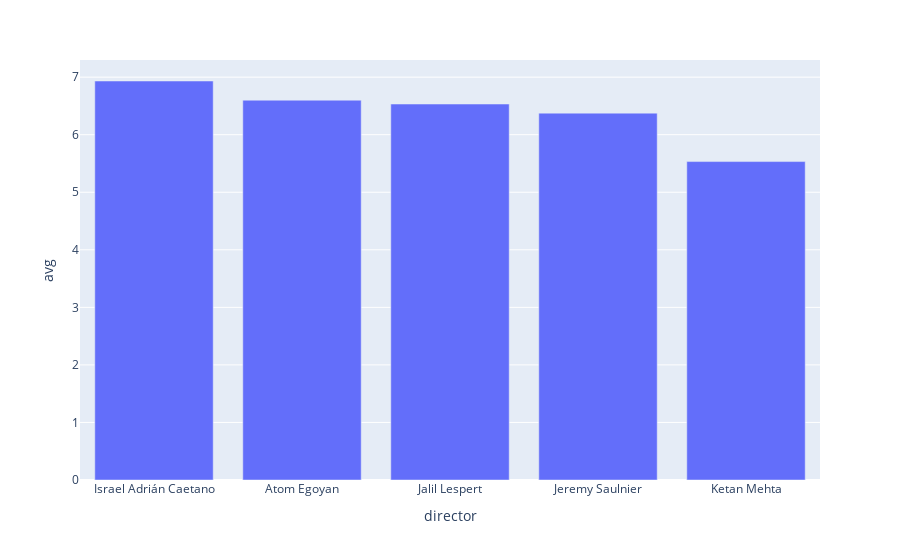
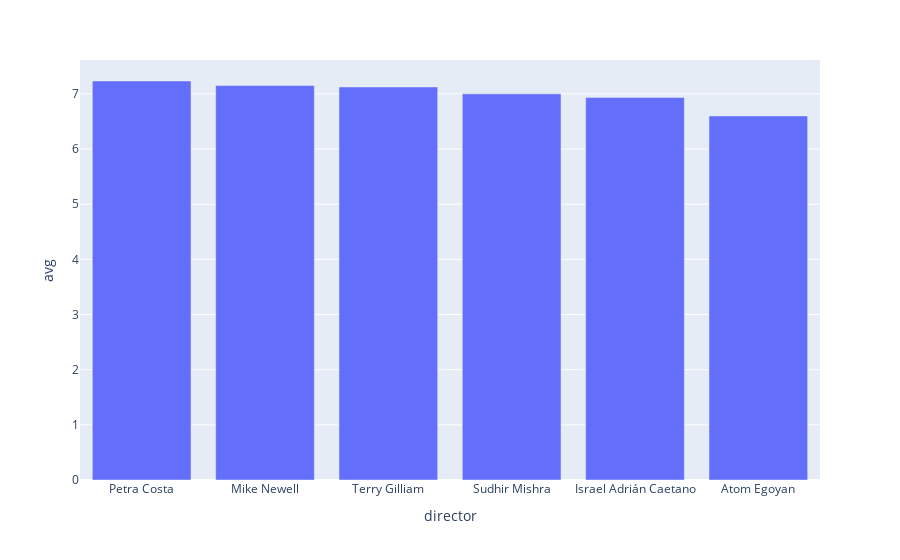

Notebook source saved alongside these figures, in order:
### Markdown cell above
Francija:

### Code cell
narisigraf(frap)
narisigraf(praz)

### Figure 1 — Plotly figure (JSON) as saved in the notebook; plotly's stock layout.template omitted (floating-point values rounded to 4 significant figures)
{"data": [{"alignmentgroup": "True", "hovertemplate": "director=%{x}<br>avg=%{y}<extra></extra>", "legendgroup": "", "marker": {"color": "#636efa"}, "name": "", "offsetgroup": "", "orientation": "v", "showlegend": false, "textposition": "auto", "type": "bar", "x": ["Israel Adrián Caetano", "Atom Egoyan", "Jalil Lespert", "Jeremy Saulnier", "Ketan Mehta"], "xaxis": "x", "y": [6.933, 6.6, 6.533, 6.375, 5.533], "yaxis": "y"}], "layout": {"barmode": "relative", "legend": {"tracegroupgap": 0}, "margin": {"t": 60}, "xaxis": {"anchor": "y", "domain": [0, 1], "title": {"text": "director"}}, "yaxis": {"anchor": "x", "domain": [0, 1], "title": {"text": "avg"}}}}

### Figure 2 — Plotly figure (JSON) as saved in the notebook; plotly's stock layout.template omitted (floating-point values rounded to 4 significant figures)
{"data": [{"alignmentgroup": "True", "hovertemplate": "director=%{x}<br>avg=%{y}<extra></extra>", "legendgroup": "", "marker": {"color": "#636efa"}, "name": "", "offsetgroup": "", "orientation": "v", "showlegend": false, "textposition": "auto", "type": "bar", "x": ["Petra Costa", "Mike Newell", "Terry Gilliam", "Sudhir Mishra", "Israel Adrián Caetano", "Atom Egoyan"], "xaxis": "x", "y": [7.233, 7.15, 7.125, 7, 6.933, 6.6], "yaxis": "y"}], "layout": {"barmode": "relative", "legend": {"tracegroupgap": 0}, "margin": {"t": 60}, "xaxis": {"anchor": "y", "domain": [0, 1], "title": {"text": "director"}}, "yaxis": {"anchor": "x", "domain": [0, 1], "title": {"text": "avg"}}}}
